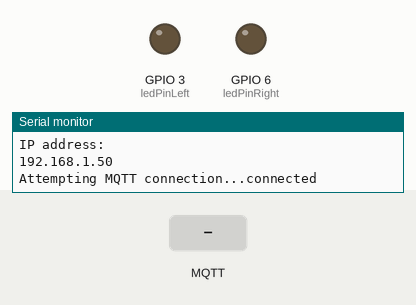
Simulated run of this sketch. Board: ESP32-C6. On the bench: output pins drawn as LEDs (lit = HIGH), the last lines printed to the serial monitor. The inputs (shaded band) are chosen by the test bench. WiFi joins after 1.5 s; servers stay silent unless stated; no MQTT or app messages arrive unless stated.

Above: at 5.2 s.
5.3 s: MQTT message "1" arrives on the first subscribed topic
At 5.7 s:
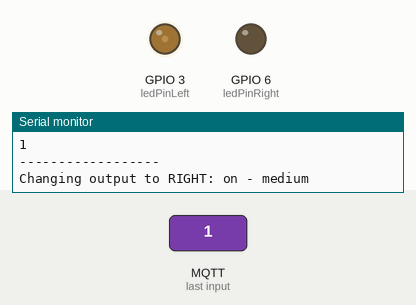
6.8 s: MQTT message "2" arrives on the first subscribed topic
At 8.0 s:
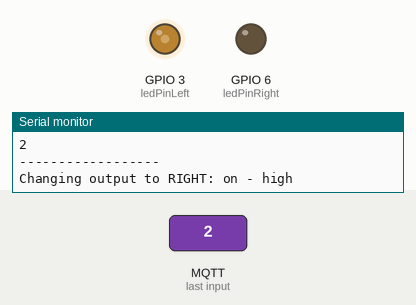
8.3 s: MQTT message "1" arrives on the second subscribed topic
At 9.2 s:
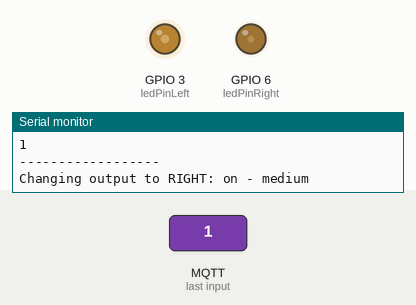
9.8 s: MQTT message "0" arrives on the first subscribed topic
At 10.3 s:
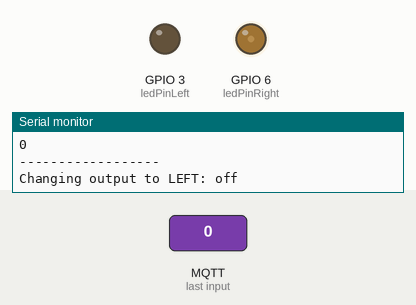
11.3 s: MQTT message "3" arrives on the first subscribed topic
At 12.5 s:
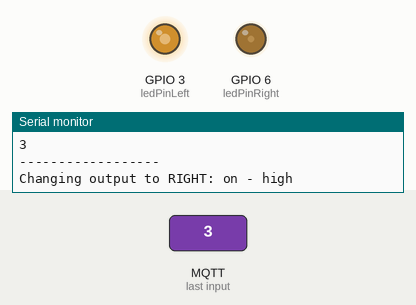
12.8 s: MQTT message "0" arrives on the second subscribed topic
At 13.8 s:
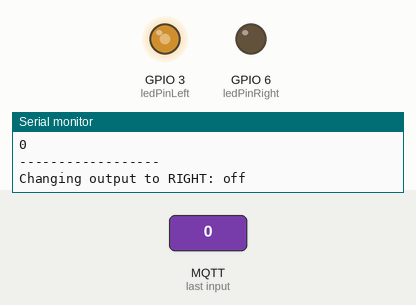
Timing chart, 0 to 15.3 s (numbered marks = the images above; inputs shaded):
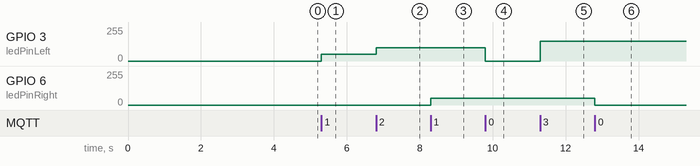

The sketch:

go_to_coordinate.ino
```cpp
#include <WiFi.h>
#include <PubSubClient.h>
#include <Wire.h>
#include <cmath>
//COD BUN

// Your SSID and password
// const char* ssid = "Mateinfo";
// const char* password = "computer";

const char* ssid = "RaspBerry";
const char* password = "";

//MQTT Broker IP address
//const char* mqtt_server = "172.30.245.94";
const char* mqtt_server = "10.42.0.1";

//MQTT Broker username and password
const char* mqtt_username = "telecomanda";
const char* mqtt_password = "ABCabc";

WiFiClient espClient;
PubSubClient client(espClient);
long lastMsg = 0;
char msg[50];
int value = 0;

// Motor Controll Pins
const int ledPinLeft = 3;
const int ledPinRight = 6;

//initial setup
void setup() {
  Serial.begin(921600);
  delay(2000);
  setup_wifi();
  client.setServer(mqtt_server, 1883);
  client.setCallback(callback);

  pinMode(ledPinLeft, OUTPUT);
  pinMode(ledPinRight, OUTPUT);
  analogWrite(ledPinLeft, 0);
  analogWrite(ledPinRight, 0);
}

void setup_wifi() {
  delay(10);
  Serial.println();
  Serial.print("Connecting to ");
  Serial.println(ssid);

  //start the connection
  WiFi.begin(ssid, password);

  //chack the wifi status
  while (WiFi.status() != WL_CONNECTED) {
    delay(1000);
    Serial.print(".");
    if(WiFi.status() == WL_CONNECT_FAILED)
    {
      Serial.print(" CONNECTION FAILED WOMP ");
    }
    if(WiFi.status() == WL_NO_SSID_AVAIL)
      {
        Serial.print("  No ssid available  ");
      }
  }

  Serial.println("");
  Serial.println("WiFi connected");
  Serial.println("IP address: ");
  Serial.println(WiFi.localIP());
}


/////////////////////////////////////////////////////////////


void go_left(unsigned int power){
    //right motor on
    analogWrite(ledPinRight, power);
    //stops the left motor
    analogWrite(ledPinLeft, 0);
}

void go_right(unsigned int power){
    //left motor on
    analogWrite(ledPinLeft, power);
    //stops the right motor
    analogWrite(ledPinRight, 0);
}

void go_front(unsigned int power){
    //right motor on
    analogWrite(ledPinRight, power);
    //left motor on
    analogWrite(ledPinLeft, power);
}

void stop(){
    //stops the right motor
    analogWrite(ledPinRight, 0);
    //stops the left motor
    analogWrite(ledPinLeft, 0);
}


/////////////////////////////////////////////////////////////


void callback(char* topic, byte* message, unsigned int length) {
  Serial.print("Message arrived on topic: ");
  Serial.print(topic);
  Serial.print(". Message: ");
  String messageTemp;

  for (int i = 0; i < length; i++) {
    Serial.print((char)message[i]);
    messageTemp += (char)message[i];
  }
  Serial.println();
  Serial.println(messageTemp);
  Serial.println("------------------");

  // Control GPIOs with MQTT using topics
  if(String(topic)=="motor/right")
  {
    Serial.print("Changing output to ");
    if(messageTemp == "0"){
      Serial.println("RIGHT: off");
      analogWrite(ledPinRight, 0);
    }
    else if(messageTemp == "1")
    {
      Serial.println("RIGHT: on - medium");
      analogWrite(ledPinRight, 50);
      messageTemp = "0";
    }
    else if(messageTemp == "2")
    {
      Serial.println("RIGHT: on - high");
      analogWrite(ledPinRight, 100);
      messageTemp = "0";
    }
    else if(messageTemp == "3")
    {
      Serial.println("RIGHT: on - high");
      analogWrite(ledPinRight, 150);
      messageTemp = "0";
    }
    else if(messageTemp == "4")
    {
      Serial.println("RIGHT: on - high");
      analogWrite(ledPinRight, 200);
      messageTemp = "0";
    }
  }
  else if(String(topic)=="motor/left")
  {
    Serial.print("Changing output to ");
    if(messageTemp == "0"){
      Serial.println("LEFT: off");
      analogWrite(ledPinLeft, 0);
    }
    else if(messageTemp == "1")
    {
      Serial.println("RIGHT: on - medium");
      analogWrite(ledPinLeft, 50);
      client.publish("note/left", "Power: 50/255");
      messageTemp = "0";
    }
    else if(messageTemp == "2")
    {
      Serial.println("RIGHT: on - high");
      analogWrite(ledPinLeft, 100);
      client.publish("note/left", "Power: 100/255");
      messageTemp = "0";
    }
    else if(messageTemp == "3")
    {
      Serial.println("RIGHT: on - high");
      analogWrite(ledPinLeft, 150);
      client.publish("note/left", "Power: 150/255");
      messageTemp = "0";
    }
    else if(messageTemp == "4")
    {
      Serial.println("RIGHT: on - high");
      analogWrite(ledPinLeft, 200);
      client.publish("note/left", "Power: 200/255");
      messageTemp = "0";
    }
  }
}


void reconnect() {
  // Loop until we're reconnected
  while (!client.connected()) {
    Serial.print("Attempting MQTT connection...");
    // Attempt to connect with username and password
    if (client.connect("ESP8266Client", mqtt_username, mqtt_password)) {
      Serial.println("connected");
      // Subscribe to your topics
      client.subscribe("motor/left");
      client.subscribe("motor/right");
    } else {
      Serial.print("failed, rc=");
      Serial.print(client.state());
      Serial.println(" try again in 5 seconds");
      delay(5000);
    }
  }
}

/////////////////////////////////

int rad_to_deg(int r){
  int d;
  d=r*M_PI/180;
  return d;
}

int compute_angle(int xb, int yb, int xd, int yd){
  int angle=atan((yd-yb)/(xd-xb));
  return 90 - rad_to_deg(angle);
}

void face_destination(int boat_angle, int dest_angle){
  if(boat_angle<dest_angle){
    //rotate right until gud
    while(boat_angle<dest_angle){
      go_right(200);
      //insert function to compute the angle of the boat from the magnetometer
    }
    stop();

  } else if (boat_angle>dest_angle){
    //rotate left until gud
    while(boat_angle<dest_angle){
      go_left(200);
      //insert function to compute the angle of the boat from the magnetometer
    }
    stop();

  } else {
    //is gud
  }
}

//orientation - degrees from N (-180 to 180)
// this function will rotate the boat so it will orientate to the destination
// then it will go to the coordinates of the destination
//if the boat will slide off course it will reorientate again at the destination point
void go_to_coord(int orientation, int x_boat, int y_boat, int x_dest, int y_dest){
  int dest_angle = compute_angle(x_boat, y_boat, x_dest, y_dest);
  face_destination(orientation, dest_angle);
  while(x_boat!=x_dest && y_boat!=y_dest){
    face_destination(orientation, dest_angle);
    go_front(200);
  }
}


void loop() {
  // ~~ test code for checking available wifi connections
  //  int n = WiFi.scanNetworks();
  // Serial.println("scan done");
  // if (n == 0) {
  //     Serial.println("no networks found");
  // } else {
  //   Serial.print(n);
  //   Serial.println(" networks found");
  //   for (int i = 0; i < n; ++i) {
  //     // Print SSID and RSSI for each network found
  //     Serial.print(i + 1);
  //     Serial.print(": ");
  //     Serial.print(WiFi.SSID(i));
  //     Serial.print(" (");
  //     Serial.print(WiFi.RSSI(i));
  //     Serial.print(")");
  //     Serial.println((WiFi.encryptionType(i) == WIFI_AUTH_OPEN)?" ":"*");
  //     delay(10);
  //   }
  // }
  // Serial.println("");

  if (!client.connected()) {
    reconnect();
  }
  client.loop();

  long now = millis();
  if (now - lastMsg > 5000) {
    lastMsg = now;
    delay(100);
  }
}
```

Measured:
- after the input at 5.3 s, GPIO 3 (ledPinLeft): 0/255 → 50/255 at once
- after the input at 6.8 s, GPIO 3 (ledPinLeft): 50/255 → 100/255 at once
- after the input at 8.3 s, GPIO 6 (ledPinRight): 0/255 → 50/255 at once
- after the input at 9.8 s, GPIO 3 (ledPinLeft): 100/255 → 0/255 at once
- after the input at 11.3 s, GPIO 3 (ledPinLeft): 0/255 → 150/255 at once
- after the input at 12.8 s, GPIO 6 (ledPinRight): 50/255 → 0/255 at once
